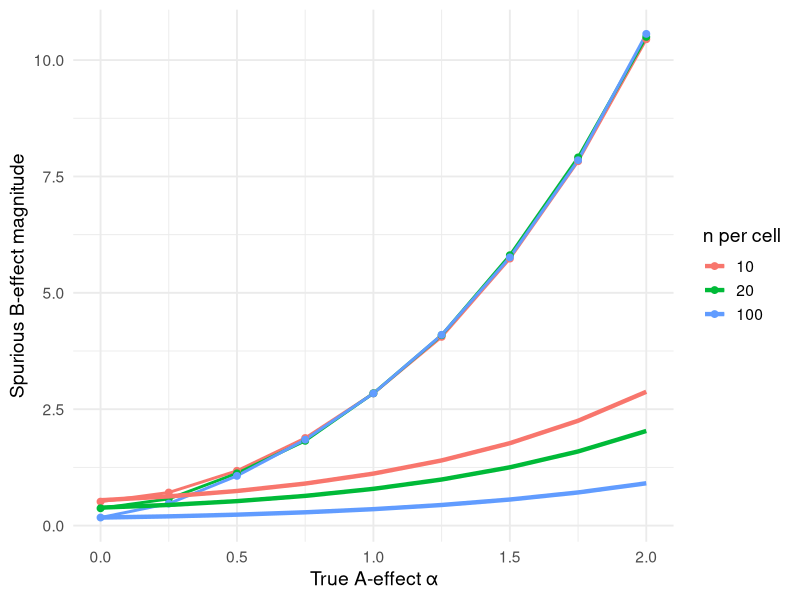

Write the R code that produced this figure.
library(tidyverse)

## ----------------------------------------------------------
## Functions
## ----------------------------------------------------------

# simulate one 2×2 dataset and estimate spurious B effect
simulate_once <- function(alpha, n, sigma = 1, mu = 0) {
  # A = 1,2 ; B = 1,2
  alpha_vals <- c(0, alpha)                # effect only on A2
  mu_mat <- outer(alpha_vals, c(0,0), "+") # no B-effect
  
  # sample log-normal data
  Y <- matrix(rlnorm(4*n, meanlog = mu_mat, sdlog = sigma),
              nrow = 4)
  
  # cell means
  mA1B1 <- mean(Y[1,])
  mA1B2 <- mean(Y[2,])
  mA2B1 <- mean(Y[3,])
  mA2B2 <- mean(Y[4,])
  
  # estimated marginal B effect:
  #   B2 - B1
  est_B <- ((mA1B2 + mA2B2)/2) - ((mA1B1 + mA2B1)/2)
  return(est_B)
}

# analytic approximation
analytic_B <- function(alpha, n, sigma = 1, mu = 0) {
  S <- exp(mu)
  m <- exp(sigma^2/2)
  SD2 <- exp(sigma^2) - 1
  
  # approx: E|ΔB| ≈ S m * sqrt( SD2*(1 + e^(2α)) / (π n) )
  S*m * sqrt( SD2*(1 + exp(2*alpha)) / (pi*n) )
}

## ----------------------------------------------------------
## Run simulation across alpha and n
## ----------------------------------------------------------

alphas <- seq(0, 2, by = 0.25)
ns <- c(10, 20, 100)
R <- 2000

results <- expand.grid(alpha = alphas, n = ns, rep = 1:R) %>%
  group_by(alpha, n) %>%
  do({
    ests <- replicate(R, simulate_once(.$alpha[1], .$n[1]))
    tibble(
      est_B_abs = abs(ests),
      analytic  = analytic_B(.$alpha[1], .$n[1])
    )
  }) %>%
  ungroup() %>%
  group_by(alpha, n) %>%
  summarise(
    mean_abs_B = mean(est_B_abs),
    analytic   = first(analytic)
  )

## ----------------------------------------------------------
## Plot
## ----------------------------------------------------------

pp <- ggplot(results, aes(alpha, mean_abs_B, color = factor(n))) +
  geom_line(size = 1) +
  geom_point(size = 2) +
  geom_line(aes(y = analytic), size = 1.5) +
  labs(
    x = "True A-effect α",
    y = "Spurious B-effect magnitude",
    color = "n per cell"
  ) +
  theme_minimal(base_size = 14)
